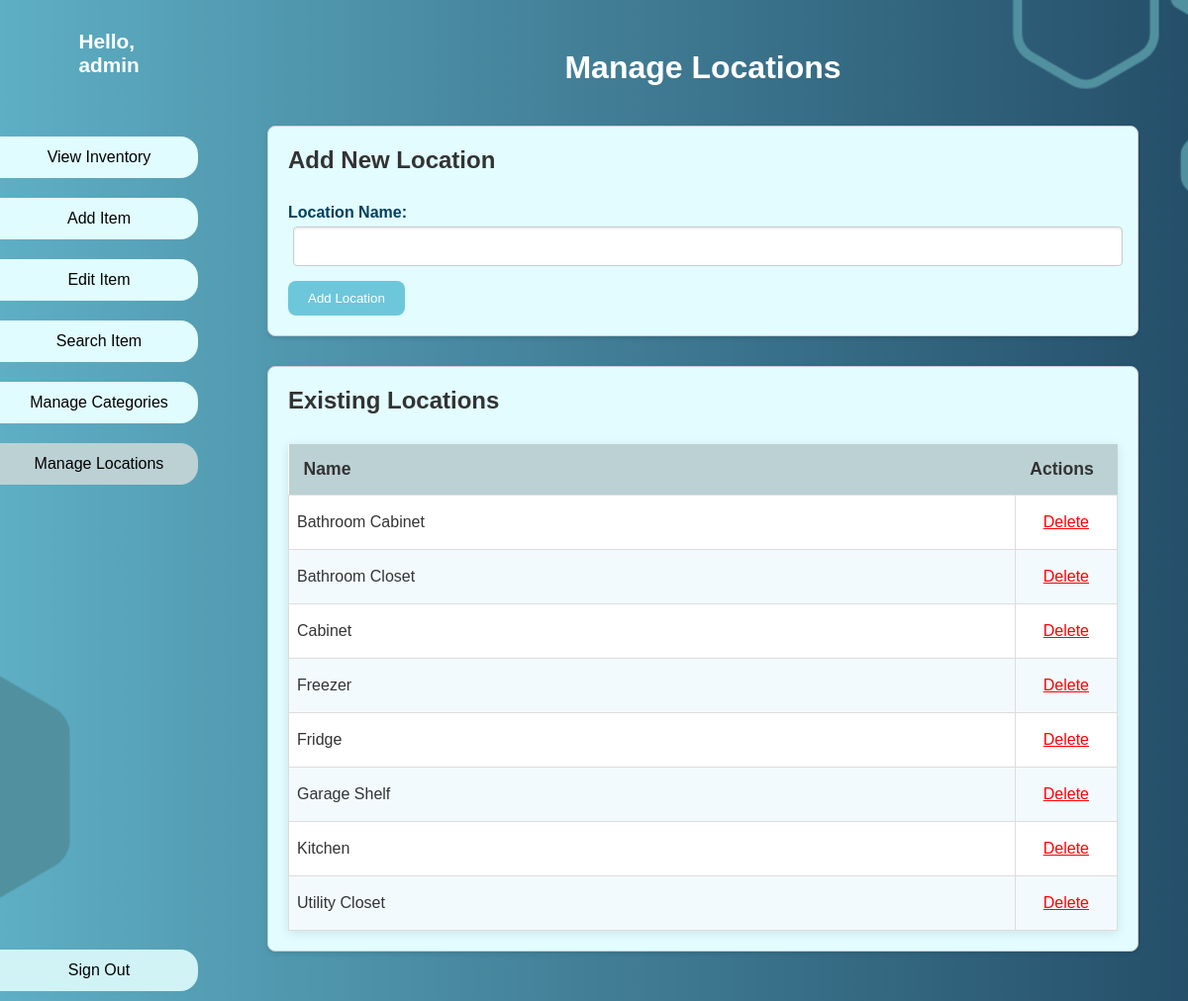
Page /locations (signed in) on the committed database.
### tables this page shows
CREATE TABLE "Location" (
	"LocationID"	INTEGER NOT NULL,
	"LocationName"	VARCHAR(100) NOT NULL,
	PRIMARY KEY("LocationID" AUTOINCREMENT)
);

### app.py (the view)
@app.route('/locations')
@login_required
def manage_locations():
    print("Accessing /locations route")
    locations = query_db("SELECT LocationID, LocationName FROM Location ORDER BY LocationName") or []
    return render_template('manage_locations.html', locations=locations)

### app.py (called while the page is built)
def get_db():
    db = getattr(g, '_database', None)
    if db is None:
        try:
            db = sqlite3.connect(app.config['DATABASE'])
            db.row_factory = sqlite3.Row
            db.execute("PRAGMA foreign_keys = ON")
            g._database = db
            print("Database connection opened.")
        except sqlite3.Error as e:
            print(f"DATABASE CONNECTION ERROR: {e}")
            flash(f"Database connection error: {e}", "danger")
            return None
    return db

@app.teardown_appcontext
def close_connection(exception):
    db = getattr(g, '_database', None)
    if db is not None:
        db.close()
        print("Database connection closed.")

def query_db(query, args=(), one=False):
    db = get_db()
    if not db: return None
    cursor = None
    try:
        cursor = db.cursor()
        print(f"Executing DB query: {query} | args: {args}")
        cursor.execute(query, args)
        is_select_query = query.strip().upper().startswith("SELECT")
        if is_select_query:
            rows = cursor.fetchall()
            print("SELECT query executed.")
        else:
            db.commit(); rows = []
            print("Non-SELECT query executed and committed.")
        result = (rows[0] if rows else None) if one else rows
        return result
    except sqlite3.Error as e:
        print(f"DATABASE QUERY/EXECUTION ERROR: {e}"); print(f"Failed Query: {query} | Args: {args}")
        flash(f"Database operation failed: {e}", "danger")
        return None
    finally:
        if cursor: cursor.close()

def login_required(f):
    @wraps(f)
    def decorated_function(*args, **kwargs):
        if 'user_id' not in session:
            flash("Please log in to access this page.", "warning")
            return redirect(url_for('login_page', next=request.url))
        return f(*args, **kwargs)
    return decorated_function

### templates/manage_locations.html (shortened to what this page needs)
<!DOCTYPE html>
<html lang="en">
<head>
    <link rel="stylesheet" href="{{ url_for('static', filename='style.css') }}">
</head>
<body class="manage-locations-page">
    <div class="container">
        <aside class="sidebar">
             <div class="user-info">
                <h2>Hello,<br>{{ session.username if session.username else 'User' }}</h2>
            </div>
             <a href="{{ url_for('view_inventory') }}"><button>View Inventory</button></a>
             <a href="{{ url_for('add_item_form') }}"><button>Add Item</button></a>
             <a href="{{ url_for('view_inventory') }}"><button title="Select 'Edit' in table">Edit Item</button></a>
             <a href="{{ url_for('search_items_form') }}"><button>Search Item</button></a>
             <a href="{{ url_for('manage_categories') }}"><button>Manage Categories</button></a>
             <a href="{{ url_for('manage_locations') }}"><button class="active">Manage Locations</button></a>
             <a href="{{ url_for('logout_action') }}"><button class="signout">Sign Out</button></a>
        </aside>
        <main class="main-content">
            <header class="header"><h1>Manage Locations</h1></header>
            <div class="content-box" style="margin-bottom: 30px;">
                <h2>Add New Location</h2>
                <form method="POST" action="{{ url_for('add_location') }}">
                    <label for="location_name">Location Name:</label>
                    <input type="text" id="location_name" name="location_name" required style="margin-left: 5px; margin-right: 10px;">
                    <button type="submit" class="form-button">Add Location</button>
                </form>
             </div>
             <div class="content-box">
                <h2>Existing Locations</h2>
                 {% if locations %}
                    <table style="width: 100%; border-collapse: collapse;">
                       <thead><tr><th>Name</th><th style="width: 100px;">Actions</th></tr></thead>
                       <tbody>
                       {% for location in locations %}
                           <tr>
                               <td style="border: 1px solid #ddd; padding: 8px;">{{ location.LocationName }}</td>
                               <td style="border: 1px solid #ddd; padding: 8px; text-align: center;">
                                   <form method="POST" action="{{ url_for('delete_location', location_id=location.LocationID) }}" style="display:inline;" onsubmit="return confirm('Deleting location \'{{ location.LocationName | escape }}\' will set items in this location to unassigned. Proceed?');">
                                       <button type="submit" style="background:none; font-size: 1rem; border:none; color:red; text-decoration:underline; cursor:pointer;">Delete</button>
                                   </form>
                               </td>
                           </tr>
                       {% endfor %}
                       </tbody>
                   </table>
                {% else %}
                    <p>No locations found. Add one using the form above.</p>
                {% endif %}
            </div>
        </main>
    </div>
</body>
</html>

### static/style.css (style rules this page uses)
* { margin: 0; padding: 0; box-sizing: border-box; }
body, html { height: 100%; font-family: Arial, sans-serif; }
body { background: url("background2.png") no-repeat center center fixed; background-size: cover; background-repeat: no-repeat; background-position: center; }
.container { display: flex; height: 100vh; color: #333; }
.sidebar { width: 220px; display: flex; flex-direction: column; }
.user-info { display: flex; flex-direction: column; justify-content: center; align-items: center; margin-top: 10px; padding: 20px; }
.user-info h2 { margin-bottom: 30px; font-size: 1.3rem; color: #ffffff; }
.sidebar button.active { background-color: #bcd1d4; border: none; cursor: default; }
.sidebar button { margin: 10px 20px 10px 0px; width: 200px; padding: 12px; background-color: #e0fcff; border: none; border-radius: 0px 18px 18px 0px; font-size: 1rem; cursor: pointer; transition: background-color 0.3s ease; }
.sidebar .signout { background-color: #d1f3f6; position: absolute; bottom: 0; }
.main-content { flex: 1; padding: 30px; overflow-y: auto; }
.header { display: flex; justify-content: center; align-items: center; }
.header h1 { color: #ffffff; margin:20px; }
.content-box { background-color: #e2fcff; border: 1px solid #ccc; border-radius: 8px; padding: 20px; margin: 20px; box-shadow: 0 2px 5px rgba(0, 0, 0, 0.1); }
table { width: 100%; border-collapse: collapse; background-color: white; box-shadow: 0 2px 10px rgba(0,0,0,0.1); }
th, td { padding: 15px; text-align: left; }
th { background-color: #bcd1d4; font-size: 1.1rem; }
tr:nth-child(even) { background-color: #f3fafd; }
a { color: #007bff; text-decoration: underline; cursor: pointer; }
label { font-size: 1rem; font-weight: bold; margin-bottom: 5px; display: block; color: #003f5c; }
body:not(.login-page, .inventory-page) input[type="text"], body:not(.login-page) input[type="number"], body:not(.login-page) input[type="date"], body:not(.login-page) select, body:not(.login-page) textarea { width: 100%; padding: 10px; margin-bottom: 15px; border: 1px solid #ccc; border-radius: 4px; font-size: 1rem; box-shadow: inset 0 1px 3px rgba(0, 0, 0, 0.1); }
.manage-categories-page h2, .manage-locations-page h2 { margin-bottom: 30px; }
button.form-button, button[type="submit"] { background-color: #6dc7db; color: #ffffff; border: none; border-radius: 8px; padding: 10px 20px; cursor: pointer; transition: background-color 0.3s ease; }

### rows in the picture
Location: LocationName "Bathroom Cabinet"
Location: LocationName "Bathroom Closet"
Location: LocationName "Cabinet"
Location: LocationName "Freezer"
Location: LocationName "Fridge"
Location: LocationName "Garage Shelf"
Location: LocationName "Kitchen"
Location: LocationName "Utility Closet"

### other values in the picture
{{ session.username if session.username else 'User' }} "admin"
